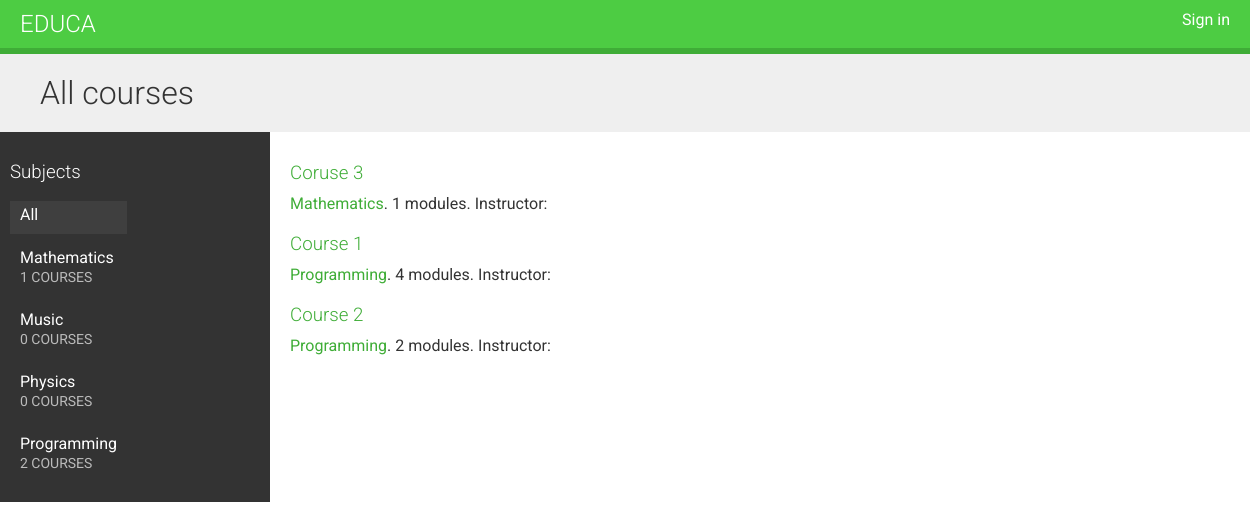
The app's page /, older data.
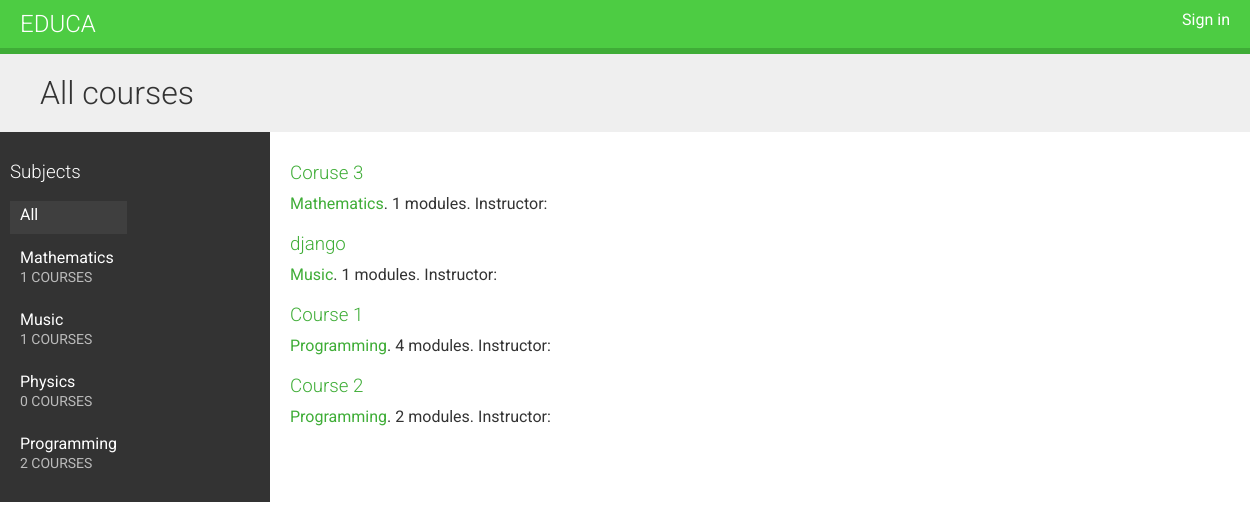
The same page, newer data.
### courses/models.py (models this page shows, shortened)
class Subject(models.Model):
    title = models.CharField(max_length=200)
    slug = models.SlugField(max_length=200, unique=True)
    class Meta:
        ordering = ['title']
    def __str__(self):
        return self.title

class Course(models.Model):
    owner = models.ForeignKey(User, related_name='courses_created', on_delete=models.CASCADE)
    subject = models.ForeignKey(Subject, related_name='courses', on_delete=models.CASCADE)
    title = models.CharField(max_length=200)
    slug = models.SlugField(max_length=200, unique=True)
    overview = models.TextField()
    created = models.DateTimeField(auto_now_add=True)
    students=models.ManyToManyField(User,related_name='courses_joined',blank=True)
    class Meta:
        ordering = ['-created']

### courses/views.py (the view)
# urls.py: path('',CourseListView.as_view(),name='course_list'),
class CourseListView(TemplateResponseMixin,View):
    model=Course
    template_name = 'courses/course/list.html'
    def get(self, request, subject=None):
        subjects=cache.get('all_subjects')
        if not subjects:
            subjects=Subject.objects.annotate(total_courses=Count('courses'))
            cache.set('all_subjects', subjects)
        all_courses = Course.objects.annotate(
            total_modules=Count('modules'))
        if subject:
            subject = get_object_or_404(Subject, slug=subject)
            key = 'subject_{}_courses'.format(subject.id)
            courses = cache.get(key)
            if not courses:
                courses = all_courses.filter(subject=subject)
                cache.set(key, courses)
        else:
            courses = cache.get('all_courses')
            if not courses:
                courses = all_courses
                cache.set('all_courses', courses)
        return self.render_to_response({'subjects': subjects,
                                        'subject': subject,
                                        'courses': courses})

### courses/templates/courses/course/list.html (shortened to what this page needs)
{% extends "base.html" %}
{% block content %}
<h1>
    {% if subject %}
        {{ subject.title }} courses
    {% else %}
        All courses
    {% endif %}
</h1>
<div class="contents">
    <h3>Subjects</h3>
    <ul id="modules">
        <li {% if not subject %}class="selected"{% endif %}>
            <a href="{% url "course_list" %}">All</a>
        </li>
        {% for s in subjects %}
            <li {% if subject == s %}class="selected"{% endif %}>
                <a href="{% url "course_list_subject" s.slug %}">
                    {{ s.title }}
                    <br><span>{{ s.total_courses }} courses</span>
                </a>
            </li>
        {% endfor %}
    </ul>
</div>
<div class="module">
    {% for course in courses %}
        {% with subject=course.subject %}
            <h3><a href="{% url "course_detail" course.slug %}">{{ course.title }}</a></h3>
            <p>
                <a href="{% url "course_list_subject" subject.slug %}">{{ subject }}</a>.
                {{ course.total_modules }} modules.
                Instructor: {{ course.owner.get_full_name }}
            </p>
        {% endwith %}
    {% endfor %}
</div>
{% endblock %}

Row changes from the older to the newer data that the page shows:
computed for Subject "Music": total_courses "0" → "1"
added Course: title "django", subject "Music", total_modules "1"
